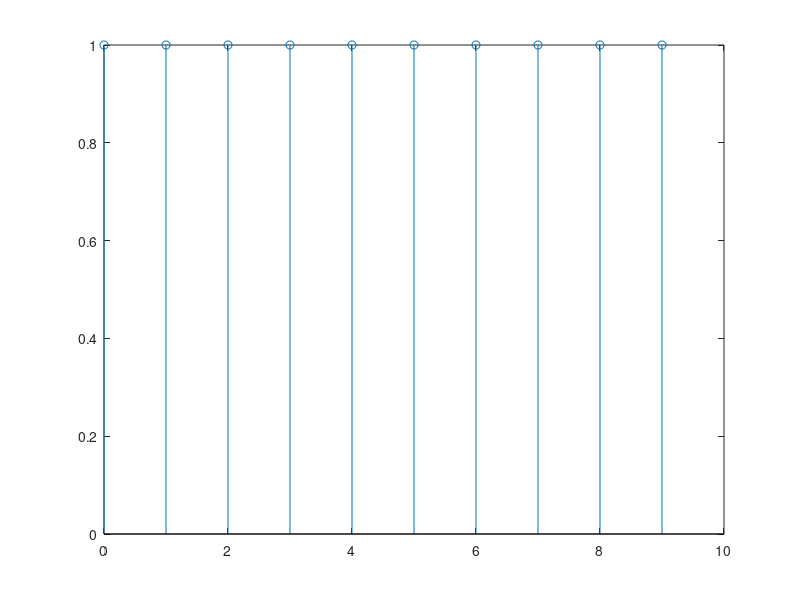

MATLAB code for this plot: (Note: this script raises an error after producing the figure.)
%Upsample
%in barname baraye mohase upsampling ast.baraye ejra evaluate cell ra
%bezanid.
clc; 
clear all;
close all;
%[test,fs]=wavread('test.wav'); % l
n=10;
L=3;
i=0:n-1;
e=1;
x1=e.^i;
z=zeros(1,L*length(x1));
z([1:L:length(z)])=x1;
figure,stem(i,x1);titLe('signal vorudi');
figure,stem(z);titLe('Up sampling');
xi=x1;
zi = resampLe(xi,L,1);
figure,stem(zi)
NFFT=1024; 	 	 
tt=fft(zi,NFFT);
nVals=(0:NFFT-1)/NFFT; 	 	 
figure;
plot(nVals,abs(tt));titLe('tabdil furie');
